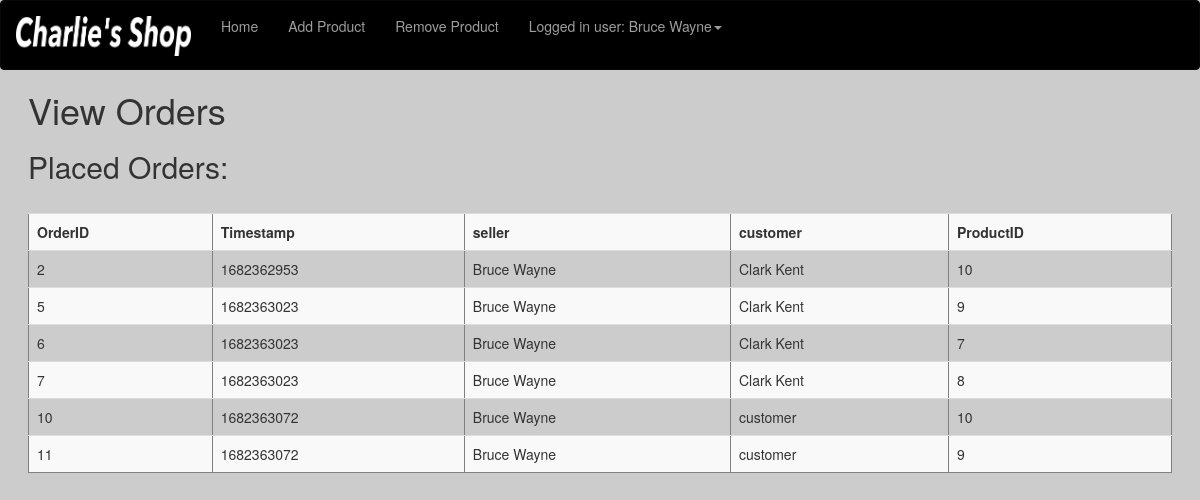
The app's page /S_viewOrder.php (signed in) with its own data.
### tables this page shows
CREATE TABLE `orders` (
  `ID` int(11) NOT NULL,
  `time` int(11) NOT NULL,
  `productSeller` varchar(20) NOT NULL,
  `username` varchar(20) NOT NULL,
  `productID` int(11) NOT NULL
);

### S_viewOrder.php (the view, shortened to what this page needs)
<?php
include ('connection.php');
?>
<?php
@$db = mysqli_connect($DBHost, $DBUser, $DBPassword, $DBName);
?>
<!DOCTYPE html>
<html>
		 <link rel="stylesheet" href="https://maxcdn.bootstrapcdn.com/bootstrap/3.4.1/css/bootstrap.min.css">
		  <link rel="stylesheet" href="Style.css">
<head>
    </head>
 <nav class="navbar navbar-inverse navbar-custom">
     <ul class="nav navbar-nav">
        	 <a class="navbar-brand" href="S_sellerHome.php">
            <img src="images/Logo.png" alt="Logo" ><br></a>
        <li>
           <a href="S_sellerHome.php">Home</a>
        </li>
        <li>
            <a href="S_addProduct.php">Add Product</a>
        </li>
         <li>
            <a href="S_removeProduct.php">Remove Product</a>
        </li>
			<li class="dropdown">
            <a class="dropdown-toggle" data-toggle="dropdown" href="#"><?php
			echo "Logged in user: " . $_SESSION['user']['username'] ;
		?><span class="caret"></a>
        </li>
     </ul>
	</nav>
<main>
 <h1>View Orders</h1>
<?php
      $username = $_SESSION['user']['username'];
	  $sql = "SELECT * FROM orders WHERE productSeller = '$username'";
       $result = mysqli_query($db, $sql);
        if(mysqli_num_rows($result) == 0) echo "<h2>There are Currently Orders Placed!</h2>";
        else{
            echo "<h2>Placed Orders:</h2><br>";
            echo "<table  class='table table-striped' border='1''>";
            echo "<tr><th>OrderID</th><th>Timestamp</th><th>seller</th></th><th>customer</th><th>ProductID</th></tr>";
            while($row = mysqli_fetch_assoc($result)){
                echo "<tr>";
                foreach($row as $value)
                {
                    echo "<td>$value</td>";
                }
                echo "</tr>";
            }
            echo "</table>";
        }
?>
</main>
    </body>
</html>

### Style.css (style rules this page uses)
.navbar-custom { background-color: black; height: 5em; }
main { margin-inline:2em; }
img { align:left; height:2.2em; }

### records on screen
orders: ID "2", time "1682362953", productSeller "Bruce Wayne", username "Clark Kent", productID "10"
orders: ID "5", time "1682363023", productSeller "Bruce Wayne", username "Clark Kent", productID "9"
orders: ID "6", time "1682363023", productSeller "Bruce Wayne", username "Clark Kent", productID "7"
orders: ID "7", time "1682363023", productSeller "Bruce Wayne", username "Clark Kent", productID "8"
orders: value "10", time "1682363072", productSeller "Bruce Wayne", username "customer"
orders: ID "11", time "1682363072", productSeller "Bruce Wayne", username "customer", productID "9"

### other values on screen
$_SESSION['user']['username'] "Bruce Wayne"
